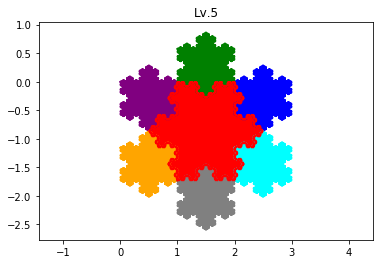

The script that drew this image:
get_ipython().magic(u'matplotlib inline')
import matplotlib.pylab as plt
import numpy as np
import math
def koch(a1,a2,b1,b2,iteration):
    a = [a1,a2]
    b = [b1,b2]
    theta = np.arctan((b2-a2)/(b1-a1))
    length = np.sqrt((a1-b1)**2+(a2-b2)**2)
    c1 = (2*a1+b1)/3.
    c2 = (2*a2+b2)/3.
    c = [c1,c2]
    d1 = (a1+2*b1)/3.
    d2 = (a2+2*b2)/3.
    d = [d1,d2]
    if c1 >= a1:
        m1 = c1 + (length/3.)*math.cos(theta+math.pi/3.)
        m2 = c2 + (length/3.)*math.sin(theta+math.pi/3.)
    else:
        m1 = c1 + (length/3.)*math.cos(theta-2*math.pi/3.)
        m2 = c2 + (length/3.)*math.sin(theta-2*math.pi/3.)
    m = [m1,m2]
    points = []
    if iteration == 0:
        points.extend([a,b])
    elif iteration == 1:
        points.extend([a, c, m, d, b])
    else:
        points.extend(koch(a1,a2,c1,c2,iteration-1))
        points.extend(koch(c1,c2,m1,m2,iteration-1))
        points.extend(koch(m1,m2,d1,d2,iteration-1))
        points.extend(koch(d1,d2,b1,b2,iteration-1)) 
    return points
points = koch(a1=0,a2=0,b1=1,b2=0,iteration=5)
points1 = koch(a1=1,a2=0,b1=0.5,b2=-np.sqrt(3)/2.,iteration=5)
points2 = koch(a1=0.5,a2=-np.sqrt(3)/2.,b1=0,b2=0,iteration=5)
Points = []
for i in range(len(points)):
    Points.append(np.array(points[i]))
for i in range(len(points1)):
    Points.append(np.array(points1[i]))
for i in range(len(points2)):
    Points.append(np.array(points2[i]))
plt.plot([p[0] for p in Points], [p[1] for p in Points], 'purple')
plt.fill([p[0] for p in Points], [p[1] for p in Points], 'purple')


#######################################
points3 = koch(a1=2,a2=0,b1=3,b2=0,iteration=5)
points4 = koch(a1=3,a2=0,b1=2.5,b2=-np.sqrt(3)/2.,iteration=5)
points5 = koch(a1=2.5,a2=-np.sqrt(3)/2.,b1=2,b2=0,iteration=5)
Points2 = []
for i in range(len(points3)):
    Points2.append(np.array(points3[i]))
for i in range(len(points4)):
    Points2.append(np.array(points4[i]))
for i in range(len(points5)):
    Points2.append(np.array(points5[i]))
plt.plot([p[0] for p in Points2], [p[1] for p in Points2], 'blue')
plt.fill([p[0] for p in Points2], [p[1] for p in Points2], 'blue')


########################################
points6 = koch(a1=1,a2=np.sqrt(3)/3.,b1=2,b2=np.sqrt(3)/3.,iteration=5)
points7 = koch(a1=2,a2=np.sqrt(3)/3.,b1=1.5,b2=-np.sqrt(3)/6.,iteration=5)
points8 = koch(a1=1.5,a2=-np.sqrt(3)/6.,b1=1,b2=np.sqrt(3)/3.,iteration=5)
Points3 = []
for i in range(len(points6)):
    Points3.append(np.array(points6[i]))
for i in range(len(points7)):
    Points3.append(np.array(points7[i]))
for i in range(len(points8)):
    Points3.append(np.array(points8[i]))
plt.plot([p[0] for p in Points3], [p[1] for p in Points3], 'green')
plt.fill([p[0] for p in Points3], [p[1] for p in Points3], 'green')


########################################
points9 = koch(a1=2,a2=-4*np.sqrt(3)/6.,b1=3,b2=-4*np.sqrt(3)/6.,iteration=5)
points10 = koch(a1=3,a2=-4*np.sqrt(3)/6.,b1=2.5,b2=-7*np.sqrt(3)/6.,iteration=5)
points11 = koch(a1=2.5,a2=-7*np.sqrt(3)/6.,b1=2,b2=-4*np.sqrt(3)/6.,iteration=5)
Points4 = []
for i in range(len(points9)):
    Points4.append(np.array(points9[i]))
for i in range(len(points10)):
    Points4.append(np.array(points10[i]))
for i in range(len(points11)):
    Points4.append(np.array(points11[i]))
plt.plot([p[0] for p in Points4], [p[1] for p in Points4], 'cyan')
plt.fill([p[0] for p in Points4], [p[1] for p in Points4], 'cyan')


##########################################
points12 = koch(a1=0,a2=-4*np.sqrt(3)/6.,b1=1,b2=-4*np.sqrt(3)/6.,iteration=5)
points13 = koch(a1=1,a2=-4*np.sqrt(3)/6.,b1=0.5,b2=-7*np.sqrt(3)/6.,iteration=5)
points14 = koch(a1=0.5,a2=-7*np.sqrt(3)/6.,b1=0,b2=-4*np.sqrt(3)/6.,iteration=5)
Points5 = []
for i in range(len(points12)):
    Points5.append(np.array(points12[i]))
for i in range(len(points13)):
    Points5.append(np.array(points13[i]))
for i in range(len(points14)):
    Points5.append(np.array(points14[i]))
plt.plot([p[0] for p in Points5], [p[1] for p in Points5], 'orange')
plt.fill([p[0] for p in Points5], [p[1] for p in Points5], 'orange')


#########################################
points15 = koch(a1=1,a2=-np.sqrt(3),b1=2,b2=-np.sqrt(3),iteration=5)
points16 = koch(a1=2,a2=-np.sqrt(3),b1=1.5,b2=-9*np.sqrt(3)/6.,iteration=5)
points17 = koch(a1=1.5,a2=-9*np.sqrt(3)/6.,b1=1,b2=-np.sqrt(3),iteration=5)
Points6 = []
for i in range(len(points15)):
    Points6.append(np.array(points15[i]))
for i in range(len(points16)):
    Points6.append(np.array(points16[i]))
for i in range(len(points17)):
    Points6.append(np.array(points17[i]))
plt.plot([p[0] for p in Points6], [p[1] for p in Points6], 'gray')
plt.fill([p[0] for p in Points6], [p[1] for p in Points6], 'gray')


#########################################
points18 = koch(a1=1,a2=-np.sqrt(3),b1=1,b2=0,iteration=5)
points19 = koch(a1=1,a2=0,b1=2.5,b2=-np.sqrt(3)/2,iteration=5)
points20 = koch(a1=2.5,a2=-np.sqrt(3)/2,b1=1,b2=-np.sqrt(3),iteration=5)
Points7 = []
for i in range(len(points18)):
    Points7.append(np.array(points18[i]))
for i in range(len(points19)):
    Points7.append(np.array(points19[i]))
for i in range(len(points20)):
    Points7.append(np.array(points20[i]))
plt.plot([p[0] for p in Points7], [p[1] for p in Points7], 'red')
plt.fill([p[0] for p in Points7], [p[1] for p in Points7], 'red')

plt.title("Lv.5")
plt.axis('equal')
plt.axis('on')
plt.show()
